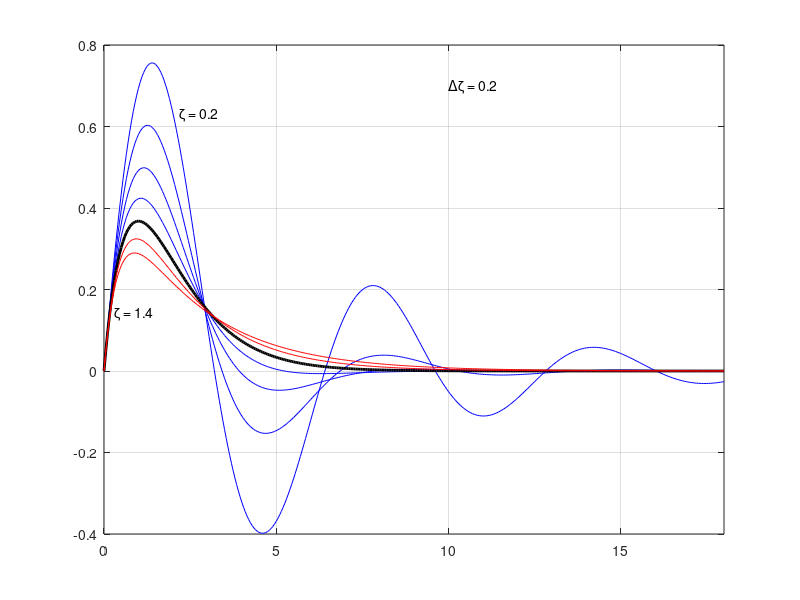

Write the MATLAB code that produced this figure.
% 20130504 XY511 12:10
% AbrahamX @ NWPU
% Two-Order Linear Systems
clc
clf
clear
% Initialization
t = (0: 0.05: 18)';
N = length(t);
zeta = 0.2: 0.2: 1.4;
L = length(zeta);
y = zeros(N, L);
hold on

% Plot
for k = 1: L  % Loop L times
  zk = zeta(k);
  beta = sqrt(abs(1-zk^2));
  % Conditions
  if (zk < 1)  % For zeta(k) < 1
    y = 1/beta * exp(-zk*t) .* sin(beta*t);
    plot(t, y, 'b')
    if (zk < 0.4)
      text(2.2, 0.63, '\zeta = 0.2')
    end
  elseif zk == 1
  % To be more accurate, use "eps"
    y = t .* exp(-t);
    plot(t, y, 'k', 'LineWidth', 2)  % Shall verify this, line by line
  else
    y = (exp(-(zk-beta)*t) - exp(-(zk+beta)*t))/(2*beta);
    plot(t, y, 'r')
    if (zk > 1.2)
      text(0.3, 0.14, '\zeta = 1.4')
    end
  end
end
text(10, 0.7, '\Delta\zeta = 0.2')
axis([0, 18, -0.4, 0.8])
hold off
box on
grid on